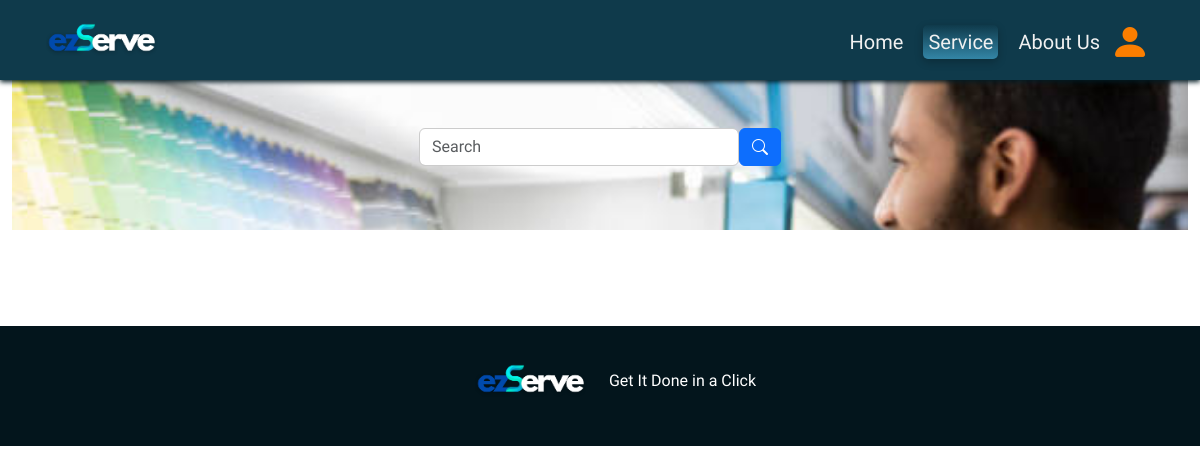
Before: /?page=services with the older database file.
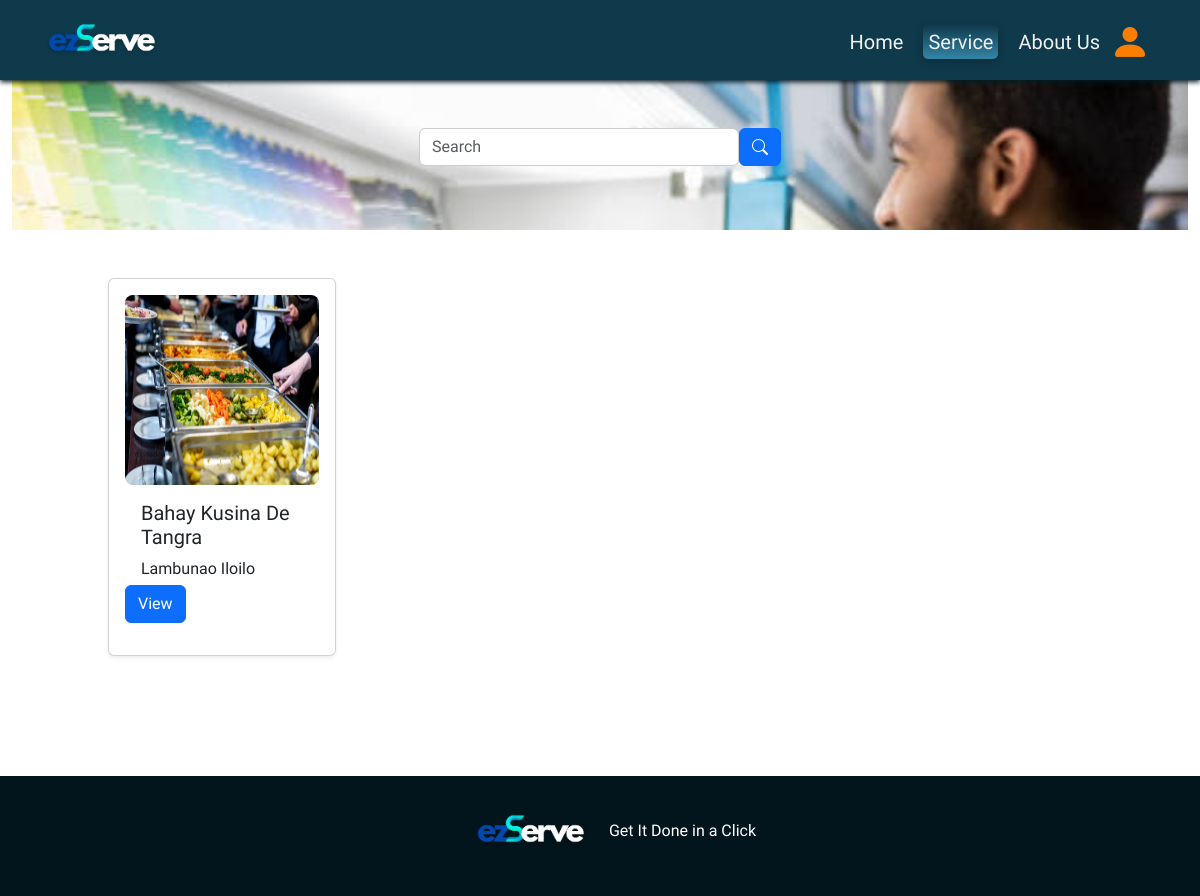
After: the same page with the newer database file.
### tables this page shows
CREATE TABLE `business` (
  `businessCode` int(11) NOT NULL,
  `ownerID` int(11) NOT NULL,
  `busName` varchar(100) NOT NULL,
  `about` varchar(1000) NOT NULL,
  `busType` varchar(100) NOT NULL,
  `house_building` varchar(100) NOT NULL,
  `street` varchar(100) NOT NULL,
  `barangay` varchar(100) NOT NULL,
  `city_municipality` varchar(100) NOT NULL,
  `province` varchar(100) NOT NULL,
  `region` varchar(100) NOT NULL,
  `phone` varchar(100) NOT NULL,
  `mobile` varchar(100) NOT NULL,
  `business_permit` longblob NOT NULL,
  `sanitary` longblob NOT NULL,
  `tax` longblob NOT NULL,
  `busImage` longblob NOT NULL,
  `status` tinyint(4) NOT NULL
);

### index.php (called while the page is built, shortened)
<?php
	require 'page.php';
?>

### pages/services.php (the view, shortened to what this page needs)
<head><title>Services</title></head>
<?php
$businesses = $DB->query("SELECT DISTINCT business.*
    FROM business
    WHERE business.status = '1'");
$keyword = "";
$results = [];
if (isset($_POST['keyword'])) {
  $keyword = $_POST['keyword'];
  $sql = "SELECT * FROM business WHERE status = 1
  AND (busName COLLATE utf8mb4_unicode_ci LIKE '%$keyword%' OR busType COLLATE utf8mb4_unicode_ci LIKE '%$keyword%')";
  $results = $DB->query($sql);
}
else {
  $results = $businesses;
}
?>
<?= element('header') ?>
<div >
  <div class="search container-fluid align-items-center justify-content-between">
    <div class="search-header py-5">
      <form id="searchbar" class="d-flex justify-content-center" method="post">
        <input type="text" class="form-control rounded" placeholder="Search" name="keyword" value="<?= $keyword ?>" />
        <button type="button" class="btn btn-primary" id="search-button" data-mdb-ripple-init>
          <i class="bi bi-search"></i>
        </button>
      </form>
    </div>
    <?php if (!empty($results)): ?>
      <div class="service-wrap mx-5 p-5">
        <div class="sub-service row">
          <?php foreach ($results as $business): ?>
            <div class="col-md-3 mb-4">
              <div class="card shadow-sm p-3 mb-5 bg-white bg-opacity-75 justify-content-between" style="width: 100%; height: auto">
              <div >
                <?php
                $imagePath = !empty($business['busImage']) ? $business['busImage'] : 'assets/images/default.jpg';
                ?>
                <img class="card-img-top rounded-3 img-fluid"  src="<?= $imagePath ?>" alt="Card image cap" style="height:190px">
                <div class="card-body" style="height:100px;">
                  <h5 class="card-title"><?= $business['busName'] ?></h5>
                  <p class="card-text"><?= $business['city_municipality'] . ' ' . $business['province'] ?></p>
                </div>
          </div>
                <form action="?page=client_business_details&businessCode=<?= $business['businessCode'] ?>" method="post">
                    <button type="submit" class="btn btn-primary view-business m-0 d-flex align-items-end">View</button>
                  </form>
              </div>
            </div>
          <?php endforeach; ?>
        </div>
      </div>
    <?php else: ?>
      <div style="height: 100vh">
        <p class="text-light p-5">No results found for your search term: "<?= $keyword ?>"</p>
      </div>
    <?php endif; ?>
  </div>
</div>
<?= element('footer') ?>

Changed rows visible on the page:
added business: busImage (picture), busName "Bahay Kusina De Tangra", city_municipality "Lambunao", province "Iloilo"
